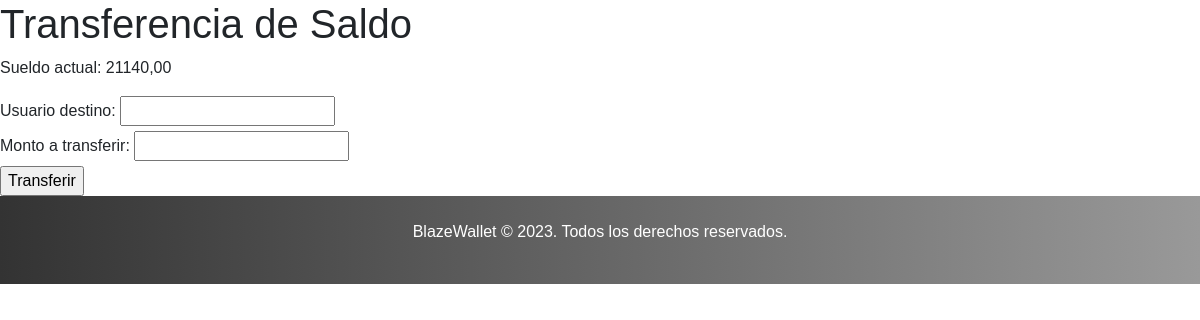
Before: /transferencia/ (signed in) with the older database file.
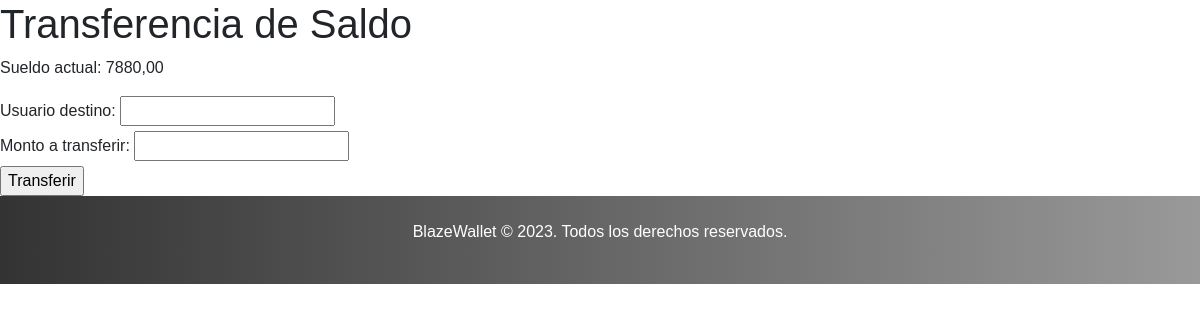
After: the same page with the newer database file.
### core/models.py (models this page shows, shortened)
class PerfilUsuario(models.Model):
    usuario = models.OneToOneField(User, on_delete=models.CASCADE)
    saldo = models.DecimalField(max_digits=10, decimal_places=2, default=10000)

### core/views.py (the view, shortened to what this page needs)
# urls.py: path('transferencia/', transferencia_saldo, name='transferencia_saldo'),
def transferencia_saldo(request):
    form = TransferenciaSaldoForm()
    error = None  # Valor predeterminado para error
    usuario_actual = request.user
    try:
        perfil_usuario_actual = PerfilUsuario.objects.get(usuario=usuario_actual)
        saldo_actual = perfil_usuario_actual.saldo
    except PerfilUsuario.DoesNotExist:
        saldo_actual = 0
        error = "No existe un perfil de usuario asociado a este usuario"
    return render(request, 'transferencia.html', {'form': form, 'saldo_actual': saldo_actual, 'error': error})

### core/forms.py
class TransferenciaSaldoForm(forms.Form):
    username_destino = forms.CharField(max_length=150)
    monto_transferencia = forms.DecimalField(max_digits=10, decimal_places=2)

### core/templates/transferencia.html (shortened to what this page needs)
{% extends 'base.html' %}
{% load static %}
{% block content %}
<h1>Transferencia de Saldo</h1>
<p>Sueldo actual: {{ saldo_actual }}</p>
<form method="post">
    <label for="username_destino">Usuario destino:</label>
    <input type="text" name="username_destino" required><br>
    <label for="monto_transferencia">Monto a transferir:</label>
    <input type="number" step="0.01" name="monto_transferencia" required><br>
    <input type="submit" value="Transferir">
</form>
{% endblock %}

Changed rows visible on the page:
changed PerfilUsuario: saldo "21140,00" → "7880,00"
